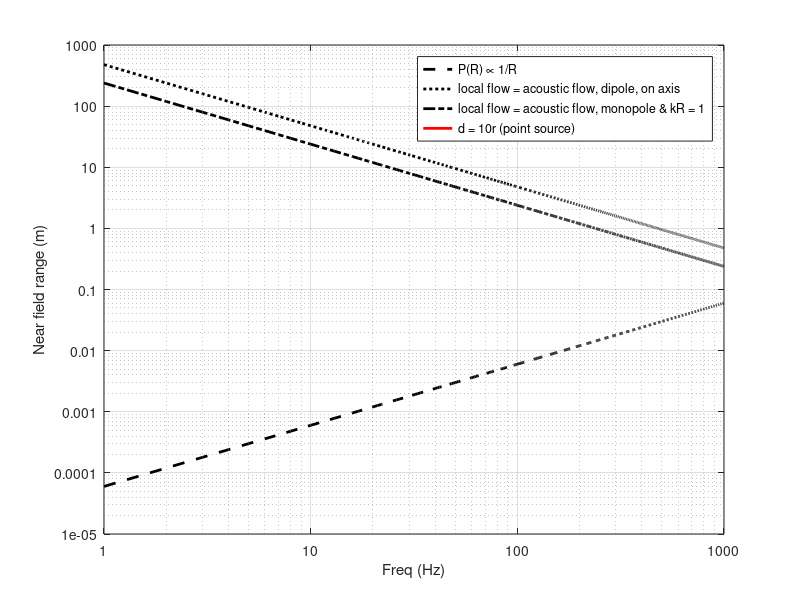

The MATLAB script that drew this image:
%%

% produce a plot of the near-field of the CARUSO transducer

c = 1500; % sound speed [m/s]
r = 0.15; % radius of transducer face, from CARUSO documentation [m]

f = 1:1:1000; % range of frequencies [Hz]

clf

% the pressure decay near field
nf = 4*r*r*f/c;
plot(f, nf, 'k--', 'LineWidth', 2)
hold on

% dipole far-field (where local flow particle motion equals those from the
% the propogating sound wave): lambda/pi
lambda = c./f;
plot(f, lambda/pi, 'k:',  'LineWidth', 2)

% monopole far-field (where local flow particle motion equals those from the
% the propogating sound wave): lambda/2pi
plot(f, lambda/(2*pi), 'k-.',  'LineWidth', 2)


% source looks like a point source
plot(f, 10*r, 'r-', 'LineWidth', 2)

hold off

%ylim([0 10])
set(gca, 'YScale', 'log')
set(gca,'YTickLabel', num2str(get(gca, 'YTick')'))

set(gca, 'XScale', 'log')
set(gca,'XTickLabel', num2str(get(gca, 'XTick')'))

grid on
xlabel('Freq (Hz)')
ylabel('Near field range (m)')

legend('P(R) \propto 1/R', 'local flow = acoustic flow, dipole, on axis', ...
    'local flow = acoustic flow, monopole & kR = 1', 'd = 10r (point source)')

print('-dpng', '-r300', '../results/C01PlotCARUSONearField.png')